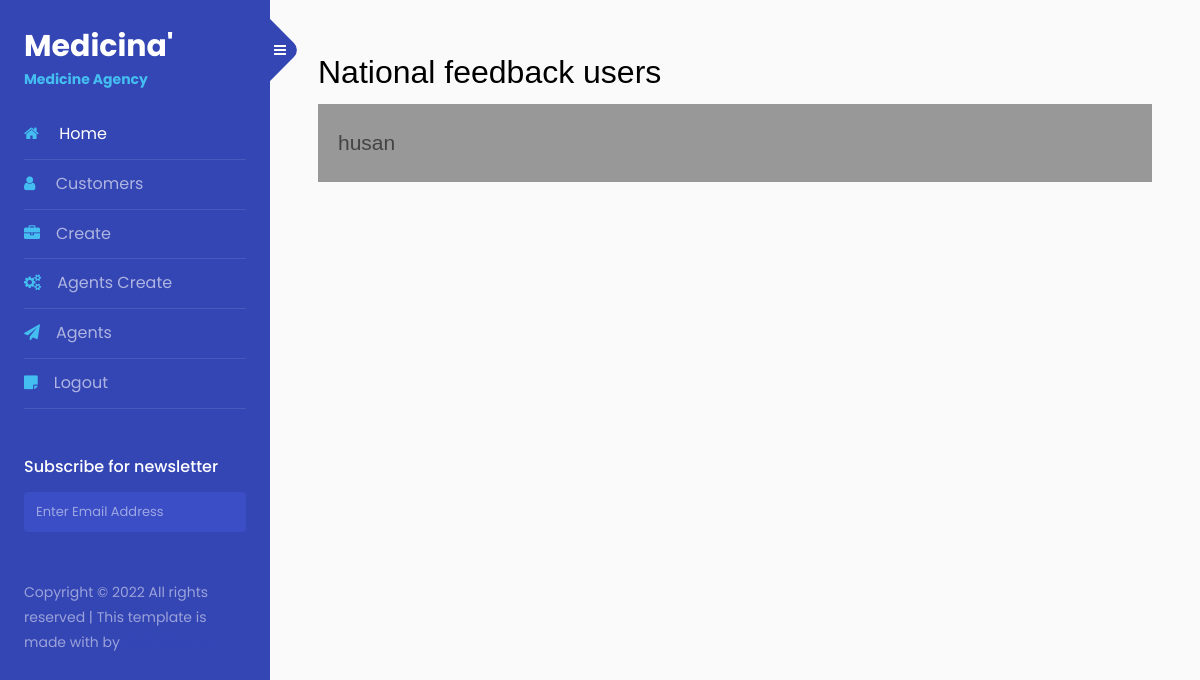
/agents/ (signed in), run on an earlier commit of the app's database.
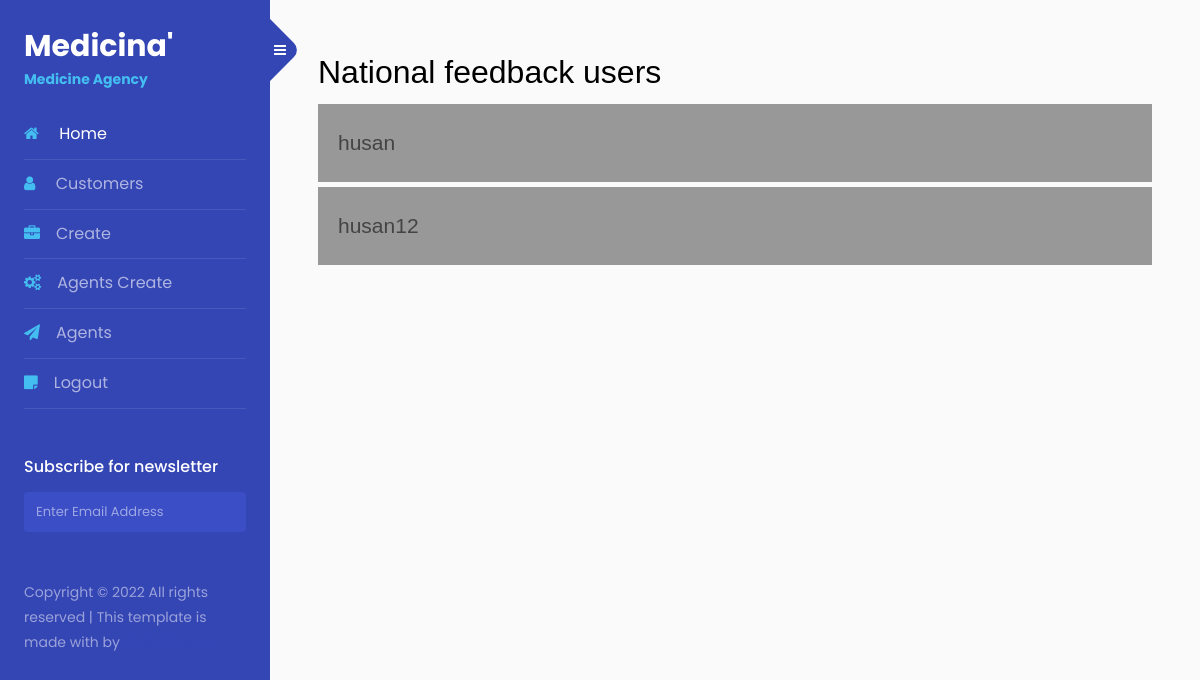
And on a later commit of the database.
### records_feed/models.py (models this page shows, shortened)
class Agent(models.Model):
    user = models.OneToOneField(User, on_delete=models.CASCADE)
    organiser = models.ForeignKey(UserProfile, on_delete=models.CASCADE)

class User(AbstractUser):
    is_organiser = models.BooleanField(default=True)
    is_agent = models.BooleanField(default=False)

### agents/views.py (the view)
# urls.py: path('', AgentsListView.as_view(), name='agent-lists'),
class AgentsListView(OraniserAndLoginRequiredMixin, generic.ListView):
    template_name = 'agents/lists.html'
    context_object_name = 'agent'
    def get_queryset(self):
        organiser = self.request.user.userprofile
        return Agent.objects.filter(organiser=organiser)

### agents/mixins.py (called while the page is built)
    def dispatch(self, request, *args, **kwargs):
        if not request.user.is_authenticated or not request.user.is_organiser:
            return redirect('login')
        return super().dispatch(request, *args, **kwargs)

### agents/templates/agents/lists.html (shortened to what this page needs)
{% extends 'base.html' %}
{% block content %}
    <div class="feedback">
      <h2 style="font-family: sans-serif">National feedback users</h2>
      {% for agent in object_list %}
      <a href="{% url 'agents:agent-detail' agent.pk %}"
        >{{ agent.user.username }}</a
      >
      {% endfor %}
    </div>
{% endblock content %}

What changed in the data, as far as the page shows it:
added Agent: user.username "husan12"
